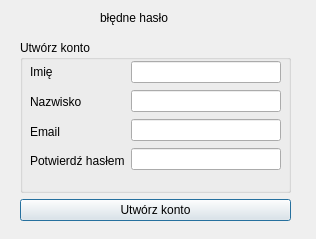
<?xml version="1.0" encoding="UTF-8"?>
<ui version="4.0">
 <class>gracz_dodaj</class>
 <widget class="QDialog" name="gracz_dodaj">
  <property name="geometry">
   <rect>
    <x>0</x>
    <y>0</y>
    <width>316</width>
    <height>239</height>
   </rect>
  </property>
  <property name="windowTitle">
   <string>Dialog</string>
  </property>
  <widget class="QLabel" name="label">
   <property name="geometry">
    <rect>
     <x>100</x>
     <y>10</y>
     <width>121</width>
     <height>16</height>
    </rect>
   </property>
   <property name="text">
    <string>błędne hasło</string>
   </property>
  </widget>
  <widget class="QWidget" name="">
   <property name="geometry">
    <rect>
     <x>20</x>
     <y>40</y>
     <width>271</width>
     <height>181</height>
    </rect>
   </property>
   <layout class="QVBoxLayout" name="verticalLayout">
    <item>
     <widget class="QGroupBox" name="groupBox">
      <property name="title">
       <string>Utwórz konto</string>
      </property>
      <widget class="QWidget" name="">
       <property name="geometry">
        <rect>
         <x>10</x>
         <y>20</y>
         <width>251</width>
         <height>113</height>
        </rect>
       </property>
       <layout class="QHBoxLayout" name="horizontalLayout">
        <item>
         <layout class="QVBoxLayout" name="verticalLayout_2">
          <item>
           <widget class="QLabel" name="label_4">
            <property name="text">
             <string>Imię</string>
            </property>
           </widget>
          </item>
          <item>
           <widget class="QLabel" name="label_2">
            <property name="text">
             <string>Nazwisko</string>
            </property>
           </widget>
          </item>
          <item>
           <widget class="QLabel" name="label_5">
            <property name="text">
             <string>Email</string>
            </property>
           </widget>
          </item>
          <item>
           <widget class="QLabel" name="label_3">
            <property name="text">
             <string>Potwierdź hasłem</string>
            </property>
           </widget>
          </item>
         </layout>
        </item>
        <item>
         <layout class="QVBoxLayout" name="verticalLayout_3">
          <item>
           <widget class="QLineEdit" name="lineEdit"/>
          </item>
          <item>
           <widget class="QLineEdit" name="lineEdit_3"/>
          </item>
          <item>
           <widget class="QLineEdit" name="lineEdit_4"/>
          </item>
          <item>
           <widget class="QLineEdit" name="lineEdit_2"/>
          </item>
         </layout>
        </item>
       </layout>
      </widget>
     </widget>
    </item>
    <item>
     <widget class="QPushButton" name="pushButton">
      <property name="text">
       <string>Utwórz konto</string>
      </property>
     </widget>
    </item>
   </layout>
  </widget>
 </widget>
 <resources/>
 <connections/>
</ui>
